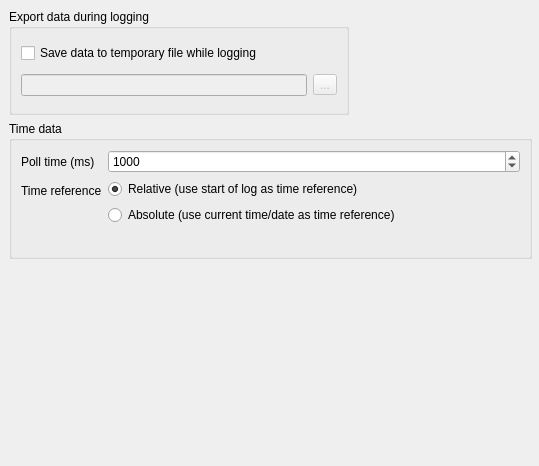
<?xml version="1.0" encoding="UTF-8"?>
<ui version="4.0">
 <class>LogSettings</class>
 <widget class="QWidget" name="LogSettings">
  <property name="geometry">
   <rect>
    <x>0</x>
    <y>0</y>
    <width>539</width>
    <height>466</height>
   </rect>
  </property>
  <widget class="QGroupBox" name="groupBox">
   <property name="geometry">
    <rect>
     <x>9</x>
     <y>9</y>
     <width>340</width>
     <height>106</height>
    </rect>
   </property>
   <property name="title">
    <string>Export data during logging</string>
   </property>
   <layout class="QVBoxLayout" name="verticalLayout_2">
    <item>
     <widget class="QCheckBox" name="checkWriteDuringLog">
      <property name="text">
       <string>Save data to temporary file while logging</string>
      </property>
     </widget>
    </item>
    <item>
     <layout class="QHBoxLayout" name="horizontalLayout" stretch="1,0">
      <item>
       <widget class="QLineEdit" name="lineWriteDuringLogFile">
        <property name="enabled">
         <bool>false</bool>
        </property>
        <property name="readOnly">
         <bool>true</bool>
        </property>
       </widget>
      </item>
      <item>
       <widget class="QToolButton" name="buttonWriteDuringLogFile">
        <property name="enabled">
         <bool>false</bool>
        </property>
        <property name="text">
         <string>...</string>
        </property>
       </widget>
      </item>
     </layout>
    </item>
   </layout>
  </widget>
  <widget class="QGroupBox" name="groupBox_2">
   <property name="geometry">
    <rect>
     <x>9</x>
     <y>121</y>
     <width>523</width>
     <height>138</height>
    </rect>
   </property>
   <property name="title">
    <string>Time data</string>
   </property>
   <layout class="QFormLayout" name="formLayout">
    <item row="0" column="0">
     <widget class="QLabel" name="label_5">
      <property name="text">
       <string>Poll time (ms)</string>
      </property>
     </widget>
    </item>
    <item row="0" column="1">
     <widget class="QSpinBox" name="spinPollTime">
      <property name="enabled">
       <bool>true</bool>
      </property>
      <property name="maximum">
       <number>999999</number>
      </property>
      <property name="singleStep">
       <number>10</number>
      </property>
      <property name="value">
       <number>1000</number>
      </property>
     </widget>
    </item>
    <item row="1" column="0">
     <widget class="QLabel" name="label">
      <property name="text">
       <string>Time reference</string>
      </property>
     </widget>
    </item>
    <item row="1" column="1">
     <layout class="QVBoxLayout" name="verticalLayout_3">
      <item>
       <widget class="QRadioButton" name="radioRelative">
        <property name="text">
         <string>Relative (use start of log as time reference)</string>
        </property>
        <property name="checked">
         <bool>true</bool>
        </property>
       </widget>
      </item>
      <item>
       <widget class="QRadioButton" name="radioAbsolute">
        <property name="text">
         <string>Absolute (use current time/date as time reference)</string>
        </property>
       </widget>
      </item>
     </layout>
    </item>
   </layout>
  </widget>
 </widget>
 <tabstops>
  <tabstop>checkWriteDuringLog</tabstop>
  <tabstop>lineWriteDuringLogFile</tabstop>
  <tabstop>buttonWriteDuringLogFile</tabstop>
  <tabstop>spinPollTime</tabstop>
 </tabstops>
 <resources/>
 <connections/>
</ui>
